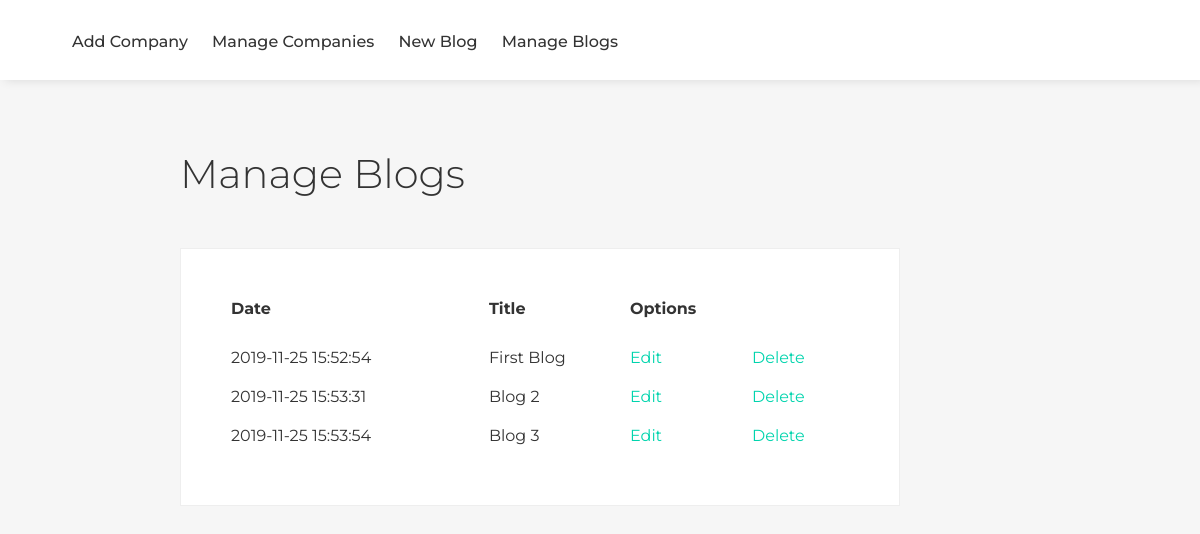
The app's page /admin/manage-blogs.php (signed in) with its own data.
### tables this page shows
CREATE TABLE `blog` (
  `id` int(11) NOT NULL,
  `title` varchar(50) NOT NULL,
  `text` varchar(2000) NOT NULL,
  `date` timestamp NOT NULL DEFAULT CURRENT_TIMESTAMP,
  `image` varchar(20) NOT NULL
);

### admin/manage-blogs.php (the view, shortened to what this page needs)
<?php
include 'connect.php';
include 'head.php';
 $sqlquery = "SELECT * FROM blog";
 $items = mysqli_query($conn, $sqlquery);
?>
<div style="height: 100px; width: 100px;"></div>
<h1 class="admin-header">Manage Blogs</h1>
<div class="table-holder">
  <table class="company-table">
    <tr>
      <th>Date</th>
      <th>Title</th>
      <th>Options</th>
    </tr>
  <?php
  while($item = $items->fetch_array()){
    echo "<tr>";
    echo "<td>". $item['date'] ."</td>";
    echo "<td>". $item['title'] ."</td>";
    echo '<td><a href="edit-blog.php?id='. $item['id'] .'">Edit</a></td>';
    echo '<td><a href="delete-blog.php?id='. $item['id'] .'">Delete</a></td>';
    echo "</tr>";
  }?>
  </table>
</div>

### assets/main.css (style rules this page uses)
a { color: #00d4ad; }
.table-holder { padding: 50px; background-color: #fff; width: 60%; margin-left: 15%; border: solid 1px #eee; margin-bottom: 100px; }
table { border-spacing: 0 }
.company-table { width: 100%; background-color: #fff; }
.company-table th { padding: 0 0 20px 0; }
.company-table td { padding: 10px 0; }
th { text-align: left; }
.admin-header { margin: 50px 0 50px 15%; font-weight: 300; }

### records on screen
blog: date "2019-11-25 15:52:54", title "First Blog"
blog: date "2019-11-25 15:53:31", title "Blog 2"
blog: date "2019-11-25 15:53:54", title "Blog 3"
